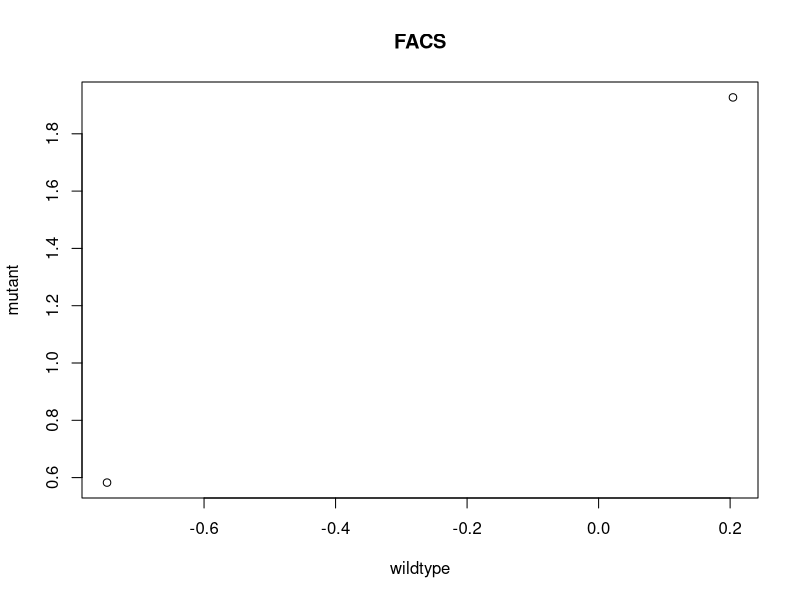
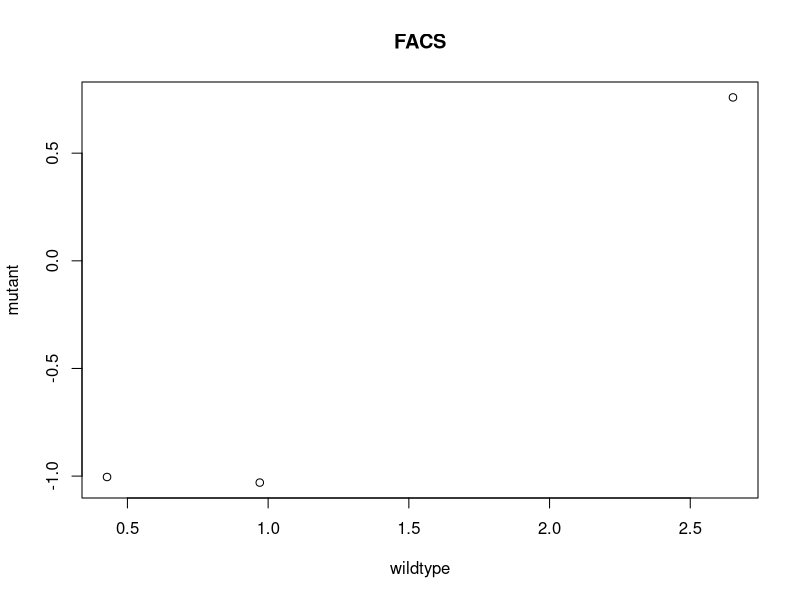
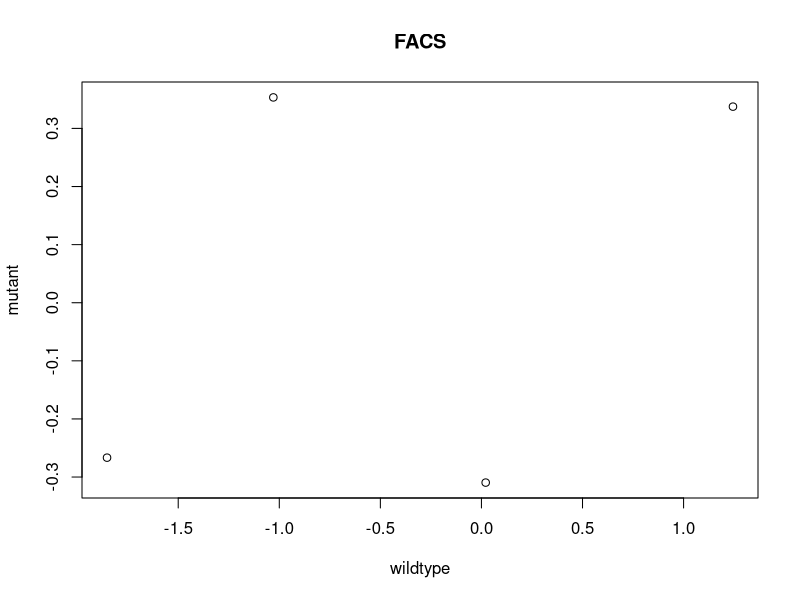
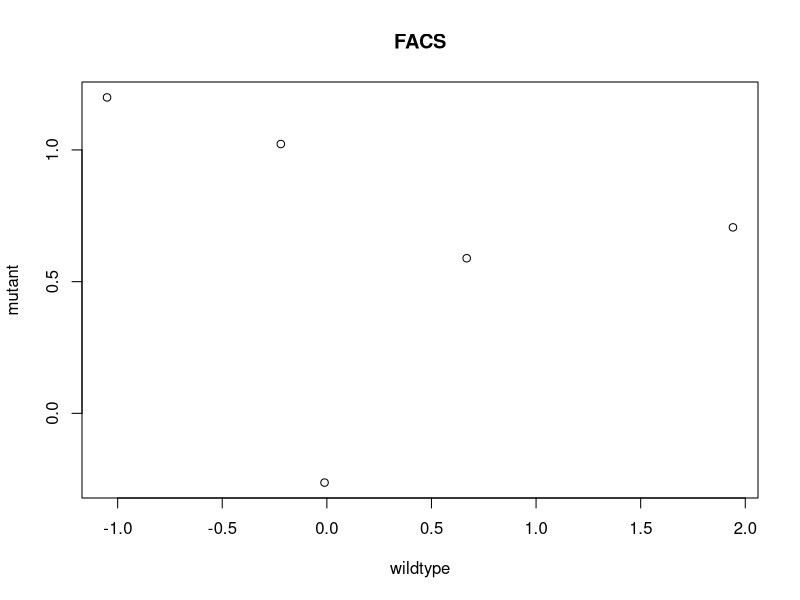
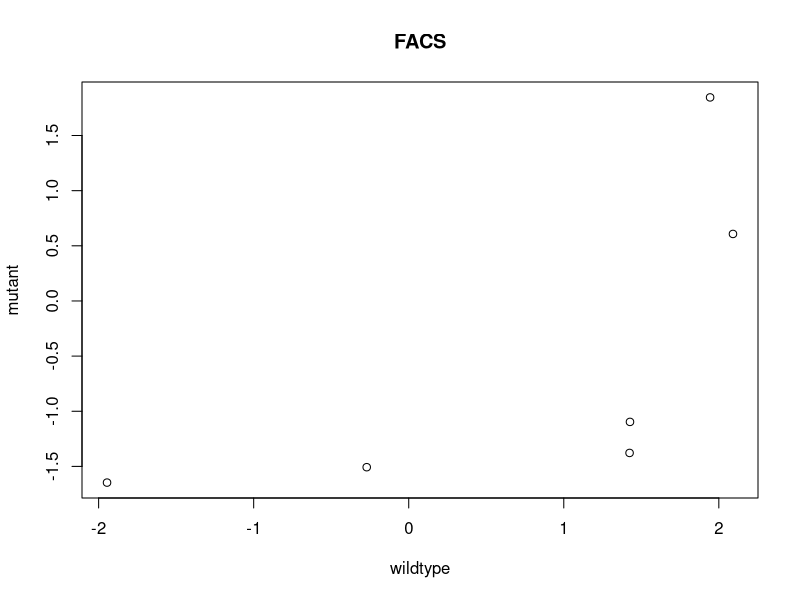

These figures' R source, in order:
understand_nature <- function(x, base = length(letters) + 1, seed = log(x) %/% log(base)) {
  
  if (x %/% base^seed != 0) {
    
    c(x %/% base^seed, understand_nature(x %% base^seed, seed = seed - 1, base = base))
    
  }
  
}

# initialize system

researcher <- c(tw = 413181, de = 11155887)
microscopy <- wildtype <- mutant <- 0
FACS <- 1

vars <- list()

# simple question

answer <- sapply(researcher, understand_nature); answer / 2  # Check!
print("Who?"); apply(answer, 2, function(w) paste0(c(letters[w], "!"), collapse = ""))

# next level (= learned R)

funfun <- function(x) paste0(letters[understand_nature(x)], collapse = "")
funfun <- Vectorize(funfun)

# entire process (need anyways)

# watch https://www.youtube.com/watch?v=wy5L868wzuU

while (microscopy != FACS & mutant == wildtype) {
  
  print(sprintf("FACS #%i", FACS))
  
  mutant <- sample(c(rep(0, 9), 1), 1)  # makes later failure less likely
  FACS <- FACS + 1
  
  vars[[FACS]] <- c(11884, 45927, 49752, 42795)[[FACS %% 3 + 1]] * (FACS %% 3 + 1)
  
  plot(rnorm(n = FACS), rnorm(n = FACS), main = "FACS", 
       xlab = "wildtype", ylab = "mutant")  # R!
  
  Sys.sleep(2)
  
  if (mutant != wildtype & FACS < 4) {print("Close enough."); mutant <- wildtype}
  if (mutant == wildtype & FACS > 1) {print("Let's repeat one more time!")}
  
}

MBD <- c(1:4, funfun(c(researcher[[2]], vars[[3]])))
TET <- c(rep("year", 4), funfun(vars[c(4, 5)]))
  
# result

funfun(c(8301531, 4359666, 37404245691, 125524238436))
interaction(TET, MBD, drop = T)
